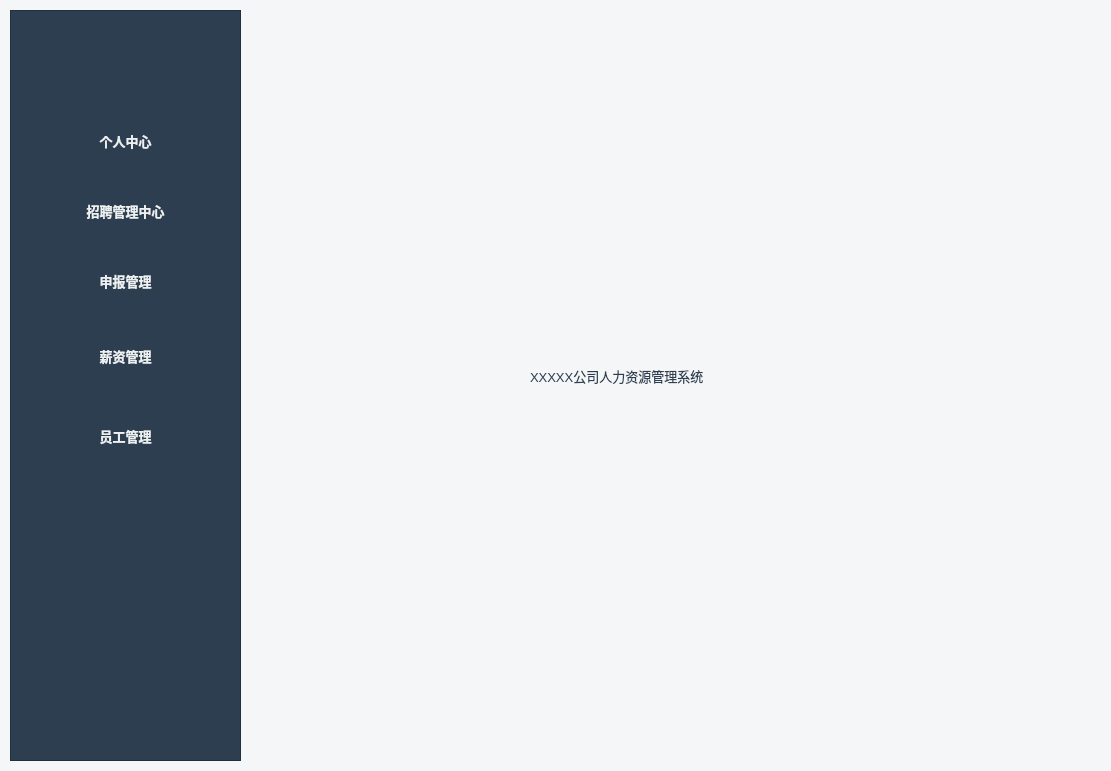
<?xml version="1.0" encoding="UTF-8"?>
<ui version="4.0">
 <class>MainWindow</class>
 <widget class="QMainWindow" name="MainWindow">
  <property name="geometry">
   <rect>
    <x>0</x>
    <y>0</y>
    <width>1111</width>
    <height>771</height>
   </rect>
  </property>
  <property name="sizePolicy">
   <sizepolicy hsizetype="Preferred" vsizetype="Preferred">
    <horstretch>0</horstretch>
    <verstretch>0</verstretch>
   </sizepolicy>
  </property>
  <property name="windowTitle">
   <string>夕阳红人力资源管理系统</string>
  </property>
  <property name="windowIcon">
   <iconset>
    <normaloff>333.jpg</normaloff>333.jpg</iconset>
  </property>
  <property name="styleSheet">
   <string notr="true">QWidget {
    font-family: &quot;Microsoft YaHei&quot;, &quot;Segoe UI&quot;, &quot;Helvetica Neue&quot;, Arial, sans-serif;
    font-size: 10pt;
    color: #2c3e50;
    background-color: #f4f6f8;
}</string>
  </property>
  <property name="toolButtonStyle">
   <enum>Qt::ToolButtonStyle::ToolButtonTextBesideIcon</enum>
  </property>
  <property name="tabShape">
   <enum>QTabWidget::TabShape::Rounded</enum>
  </property>
  <widget class="QWidget" name="centralwidget">
   <widget class="QStackedWidget" name="stackedWidget">
    <property name="geometry">
     <rect>
      <x>250</x>
      <y>20</y>
      <width>831</width>
      <height>731</height>
     </rect>
    </property>
    <property name="sizePolicy">
     <sizepolicy hsizetype="Expanding" vsizetype="Expanding">
      <horstretch>0</horstretch>
      <verstretch>0</verstretch>
     </sizepolicy>
    </property>
    <property name="styleSheet">
     <string notr="true"/>
    </property>
    <property name="frameShape">
     <enum>QFrame::Shape::NoFrame</enum>
    </property>
    <property name="frameShadow">
     <enum>QFrame::Shadow::Sunken</enum>
    </property>
    <widget class="QWidget" name="page_10">
     <widget class="QLabel" name="label">
      <property name="geometry">
       <rect>
        <x>280</x>
        <y>310</y>
        <width>261</width>
        <height>91</height>
       </rect>
      </property>
      <property name="styleSheet">
       <string notr="true">.black-large-label {
    background-color: white;       /* 白色背景 */
    color: black;                  /* 黑色字体 */
    font-size: 20px;               /* 大字体（可调整） */
    font-weight: bold;             /* 加粗 */
    padding: 10px 15px;            /* 内边距 */
    border-radius: 5px;            /* 圆角 */
    display: inline-block;         /* 行内块级元素 */
    border: 2px solid #000;        /* 黑色边框（可选） */
    box-shadow: 0 2px 5px rgba(0, 0, 0, 0.1);  /* 轻微阴影（可选） */
    margin: 5px;                   /* 外边距 */
}</string>
      </property>
      <property name="text">
       <string>XXXXX公司人力资源管理系统</string>
      </property>
     </widget>
    </widget>
    <widget class="QWidget" name="page_11"/>
   </widget>
   <widget class="QFrame" name="frame">
    <property name="geometry">
     <rect>
      <x>10</x>
      <y>10</y>
      <width>231</width>
      <height>751</height>
     </rect>
    </property>
    <property name="sizePolicy">
     <sizepolicy hsizetype="Preferred" vsizetype="Preferred">
      <horstretch>0</horstretch>
      <verstretch>0</verstretch>
     </sizepolicy>
    </property>
    <property name="styleSheet">
     <string notr="true">QFrame { /* Example: if you named your sidebar QFrame &quot;leftSidebarFrame&quot; */
    background-color: #2C3E50; /* A deep, professional blue-gray */
    border-right: 1px solid #34495E;
}

/* ToolButton in Sidebar (Navigation) */
QFrame QToolButton {
    background-color: transparent;
    color: #ECF0F1; /* Light text color for contrast against dark sidebar */
    border: none;
    padding: 12px 15px; /* Ample padding */
    text-align: left;
    font-size: 10pt;
    font-weight: bold;
    border-radius: 4px; /* Slightly rounded corners */
    margin: 5px 10px;
}

QFrame QToolButton:hover {
    background-color: #34495E; /* Darker shade on hover */
    color: #FFFFFF;
}

QFrame QToolButton:checked,
QFrame QToolButton:pressed {
    background-color: #1ABC9C; /* A pleasant teal accent for selected/pressed */
    color: #FFFFFF;
}

/* ComboBox in Sidebar (e.g., &quot;个人中心&quot;) */
QFrame QComboBox {
    background-color: #34495E;
    color: #ECF0F1;
    border: 1px solid #4A6178;
    padding: 8px 10px;
    border-radius: 4px;
    margin: 10px;
    font-weight: bold;
}

QFrameFrame QComboBox::drop-down {
    subcontrol-origin: padding;
    subcontrol-position: top right;
    width: 20px;
    border-left-width: 1px;
    border-left-color: #4A6178;
    border-left-style: solid;
    border-top-right-radius: 3px;
    border-bottom-right-radius: 3px;
}

QFrameQComboBox::down-arrow {
    image: url(:/qt-project.org/styles/commonstyle/images/downarrrow-16.png); /* Default Qt arrow, consider a custom one */
    width: 12px;
    height: 12px;
}
QFrame QComboBox::down-arrow:on {
    image: url(:/qt-project.org/styles/commonstyle/images/uparrrow-16.png);
}

QFrameQComboBox QAbstractItemView { /* Dropdown list style */
    background-color: #34495E;
    color: #ECF0F1;
    border: 1px solid #4A6178;
    selection-background-color: #1ABC9C;
    padding: 5px;
}
</string>
    </property>
    <property name="frameShape">
     <enum>QFrame::Shape::StyledPanel</enum>
    </property>
    <property name="frameShadow">
     <enum>QFrame::Shadow::Raised</enum>
    </property>
    <widget class="QToolButton" name="tbtnJobRequirement">
     <property name="geometry">
      <rect>
       <x>-10</x>
       <y>170</y>
       <width>251</width>
       <height>61</height>
      </rect>
     </property>
     <property name="minimumSize">
      <size>
       <width>171</width>
       <height>31</height>
      </size>
     </property>
     <property name="styleSheet">
      <string notr="true"/>
     </property>
     <property name="text">
      <string>招聘管理中心</string>
     </property>
    </widget>
    <widget class="QToolButton" name="tbtnDeclarationManagement">
     <property name="geometry">
      <rect>
       <x>-10</x>
       <y>240</y>
       <width>251</width>
       <height>61</height>
      </rect>
     </property>
     <property name="minimumSize">
      <size>
       <width>171</width>
       <height>31</height>
      </size>
     </property>
     <property name="styleSheet">
      <string notr="true"/>
     </property>
     <property name="text">
      <string>申报管理</string>
     </property>
    </widget>
    <widget class="QToolButton" name="tbtnSalaryManagement">
     <property name="geometry">
      <rect>
       <x>-10</x>
       <y>310</y>
       <width>251</width>
       <height>71</height>
      </rect>
     </property>
     <property name="minimumSize">
      <size>
       <width>171</width>
       <height>31</height>
      </size>
     </property>
     <property name="styleSheet">
      <string notr="true"/>
     </property>
     <property name="text">
      <string>薪资管理</string>
     </property>
    </widget>
    <widget class="QToolButton" name="tbtnPersonCenter_2">
     <property name="geometry">
      <rect>
       <x>-10</x>
       <y>100</y>
       <width>251</width>
       <height>61</height>
      </rect>
     </property>
     <property name="styleSheet">
      <string notr="true"/>
     </property>
     <property name="text">
      <string>个人中心</string>
     </property>
    </widget>
    <widget class="QToolButton" name="tbtn">
     <property name="geometry">
      <rect>
       <x>-10</x>
       <y>390</y>
       <width>251</width>
       <height>71</height>
      </rect>
     </property>
     <property name="minimumSize">
      <size>
       <width>171</width>
       <height>31</height>
      </size>
     </property>
     <property name="styleSheet">
      <string notr="true"/>
     </property>
     <property name="text">
      <string>员工管理</string>
     </property>
    </widget>
   </widget>
  </widget>
  <action name="actionBasicInfo">
   <property name="text">
    <string>个人基本信息</string>
   </property>
   <property name="toolTip">
    <string>个人基本信息</string>
   </property>
   <property name="menuRole">
    <enum>QAction::MenuRole::NoRole</enum>
   </property>
  </action>
  <action name="actionApplication">
   <property name="text">
    <string>个人申请</string>
   </property>
   <property name="toolTip">
    <string>个人申请</string>
   </property>
   <property name="menuRole">
    <enum>QAction::MenuRole::NoRole</enum>
   </property>
  </action>
 </widget>
 <resources/>
 <connections/>
</ui>
